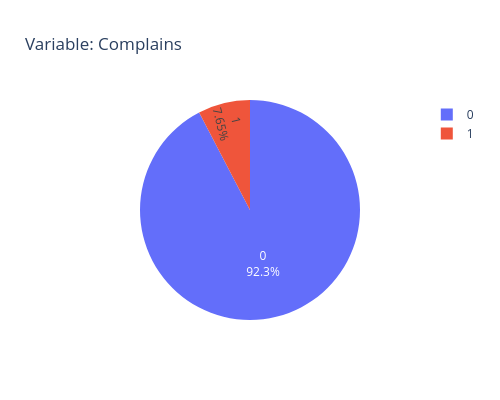
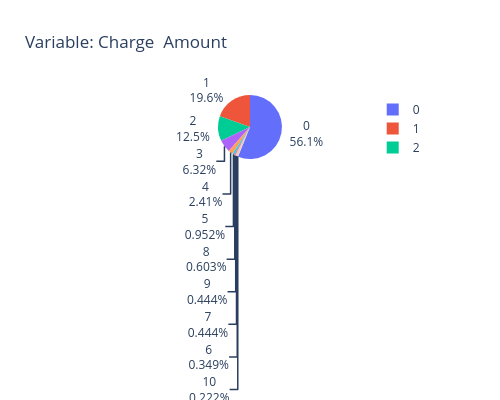
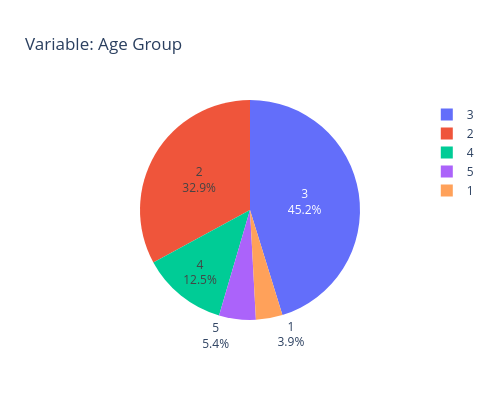
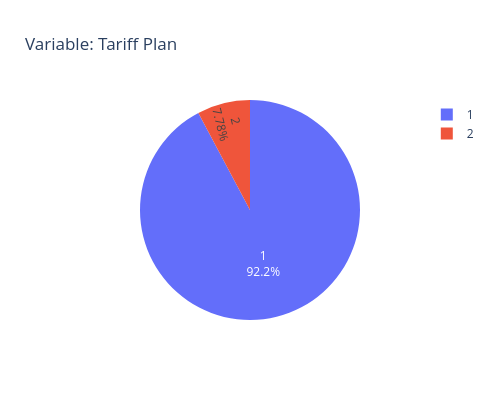

These figures' notebook cell, in order:
### Markdown cell above
${\large\text{Analiza las variables categóricas. Considera normalizarlas si lo crees necesario.}}$

### Code cell
analisis.plot_cat()

### Figure 1 — Plotly figure (JSON) as saved in the notebook; plotly's stock layout.template omitted (floating-point values rounded to 4 significant figures)
{"data": [{"labels": ["0", "1"], "textinfo": "percent+label", "type": "pie", "values": [2909, 241]}], "layout": {"height": 400, "title": {"text": "Variable: Complains"}, "width": 500}}

### Figure 2 — Plotly figure (JSON) as saved in the notebook; plotly's stock layout.template omitted (floating-point values rounded to 4 significant figures)
{"data": [{"labels": ["0", "1", "2", "3", "4", "5", "8", "9", "7", "6", "10"], "textinfo": "percent+label", "type": "pie", "values": [1768, 617, 395, 199, 76, 30, 19, 14, 14, 11, 7]}], "layout": {"height": 400, "title": {"text": "Variable: Charge  Amount"}, "width": 500}}

### Figure 3 — Plotly figure (JSON) as saved in the notebook; plotly's stock layout.template omitted (floating-point values rounded to 4 significant figures)
{"data": [{"labels": ["3", "2", "4", "5", "1"], "textinfo": "percent+label", "type": "pie", "values": [1425, 1037, 395, 170, 123]}], "layout": {"height": 400, "title": {"text": "Variable: Age Group"}, "width": 500}}

### Figure 4 — Plotly figure (JSON) as saved in the notebook; plotly's stock layout.template omitted (floating-point values rounded to 4 significant figures)
{"data": [{"labels": ["1", "2"], "textinfo": "percent+label", "type": "pie", "values": [2905, 245]}], "layout": {"height": 400, "title": {"text": "Variable: Tariff Plan"}, "width": 500}}
